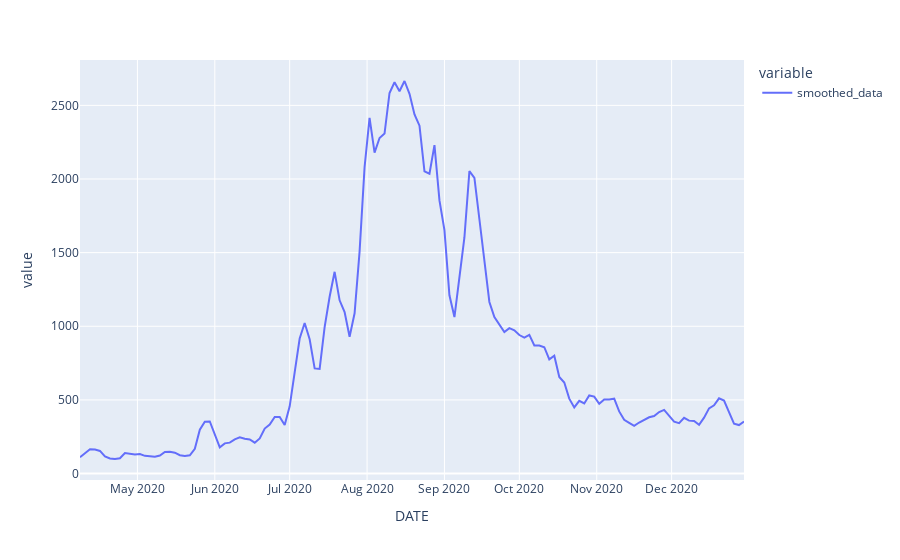

Notebook code for this chart:
### Code cell
#Plot notification target
notification_target.plot()

### Figure 1 — Plotly figure (JSON) as saved in the notebook; plotly's stock layout.template omitted (floating-point values rounded to 4 significant figures; data arrays with more than 128 entries replaced by an {"elided": "..."} marker saying what was removed)
{"data": [{"hovertemplate": "variable=smoothed_data<br>DATE=%{x}<br>value=%{y}<extra></extra>", "legendgroup": "smoothed_data", "line": {"color": "#636efa", "dash": "solid"}, "marker": {"symbol": "circle"}, "mode": "lines", "name": "smoothed_data", "orientation": "v", "showlegend": true, "type": "scatter", "x": {"elided": "134 str values"}, "xaxis": "x", "y": {"elided": "134 float values"}, "yaxis": "y"}], "layout": {"legend": {"title": {"text": "variable"}, "tracegroupgap": 0}, "margin": {"t": 60}, "xaxis": {"anchor": "y", "domain": [0, 1], "title": {"text": "DATE"}}, "yaxis": {"anchor": "x", "domain": [0, 1], "title": {"text": "value"}}}}
